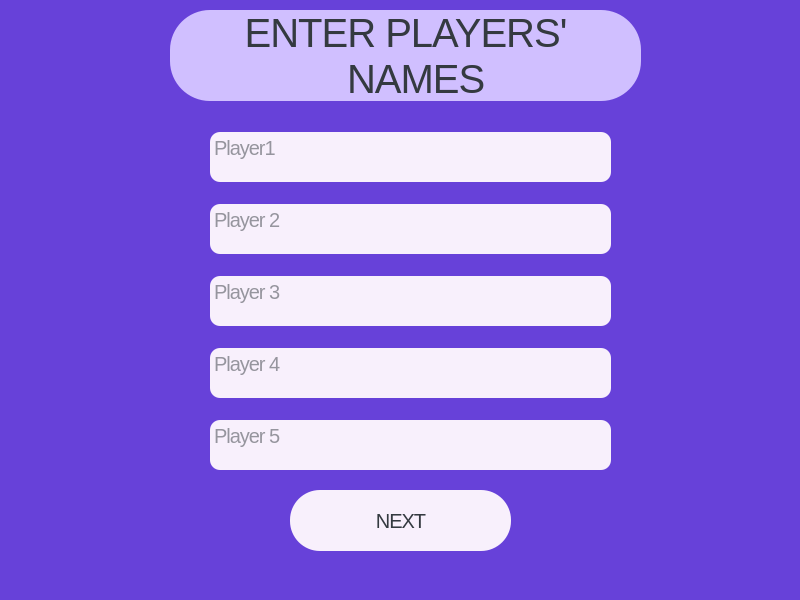
<?xml version="1.0" encoding="UTF-8"?>
<ui version="4.0">
 <class>PlayersNamesWindow</class>
 <widget class="QMainWindow" name="PlayersNamesWindow">
  <property name="geometry">
   <rect>
    <x>0</x>
    <y>0</y>
    <width>800</width>
    <height>600</height>
   </rect>
  </property>
  <property name="windowTitle">
   <string>MainWindow</string>
  </property>
  <property name="styleSheet">
   <string notr="true">background-color: #6741d9;</string>
  </property>
  <widget class="QWidget" name="centralwidget">
   <widget class="QLabel" name="labelTitle">
    <property name="geometry">
     <rect>
      <x>170</x>
      <y>10</y>
      <width>471</width>
      <height>91</height>
     </rect>
    </property>
    <property name="styleSheet">
     <string notr="true">background-color: #d0bfff;
color: #343a40;
font: 40px;
letter-spacing: -1px;
border-radius: 40px;
</string>
    </property>
    <property name="text">
     <string>ENTER PLAYERS' 
  NAMES</string>
    </property>
    <property name="alignment">
     <set>Qt::AlignCenter</set>
    </property>
   </widget>
   <widget class="QWidget" name="verticalLayoutWidget">
    <property name="geometry">
     <rect>
      <x>210</x>
      <y>110</y>
      <width>401</width>
      <height>387</height>
     </rect>
    </property>
    <layout class="QVBoxLayout" name="verticalLayout">
     <property name="spacing">
      <number>0</number>
     </property>
     <item>
      <widget class="QTextEdit" name="player1">
       <property name="maximumSize">
        <size>
         <width>16777215</width>
         <height>50</height>
        </size>
       </property>
       <property name="styleSheet">
        <string notr="true">background-color: #f8f0fc;
color: #343a40;
font: 20px;
line-height: 1;
letter-spacing: -1px;
border-radius: 10px;
</string>
       </property>
       <property name="markdown">
        <string/>
       </property>
       <property name="html">
        <string>&lt;!DOCTYPE HTML PUBLIC &quot;-//W3C//DTD HTML 4.0//EN&quot; &quot;http://www.w3.org/TR/REC-html40/strict.dtd&quot;&gt;
&lt;html&gt;&lt;head&gt;&lt;meta name=&quot;qrichtext&quot; content=&quot;1&quot; /&gt;&lt;meta charset=&quot;utf-8&quot; /&gt;&lt;style type=&quot;text/css&quot;&gt;
p, li { white-space: pre-wrap; }
hr { height: 1px; border-width: 0; }
li.unchecked::marker { content: &quot;\2610&quot;; }
li.checked::marker { content: &quot;\2612&quot;; }
&lt;/style&gt;&lt;/head&gt;&lt;body style=&quot; font-family:'.AppleSystemUIFont'; font-size:20px; font-weight:400; font-style:normal; letter-spacing:-1px;&quot;&gt;
&lt;p style=&quot;-qt-paragraph-type:empty; margin-top:0px; margin-bottom:0px; margin-left:0px; margin-right:0px; -qt-block-indent:0; text-indent:0px;&quot;&gt;&lt;br /&gt;&lt;/p&gt;&lt;/body&gt;&lt;/html&gt;</string>
       </property>
       <property name="placeholderText">
        <string>Player1</string>
       </property>
      </widget>
     </item>
     <item>
      <widget class="QTextEdit" name="player2">
       <property name="maximumSize">
        <size>
         <width>16777215</width>
         <height>50</height>
        </size>
       </property>
       <property name="styleSheet">
        <string notr="true">background-color: #f8f0fc;
color: #343a40;
font: 20px;
line-height: 1;
letter-spacing: -1px;
border-radius: 10px;
</string>
       </property>
       <property name="readOnly">
        <bool>false</bool>
       </property>
       <property name="markdown">
        <string/>
       </property>
       <property name="html">
        <string>&lt;!DOCTYPE HTML PUBLIC &quot;-//W3C//DTD HTML 4.0//EN&quot; &quot;http://www.w3.org/TR/REC-html40/strict.dtd&quot;&gt;
&lt;html&gt;&lt;head&gt;&lt;meta name=&quot;qrichtext&quot; content=&quot;1&quot; /&gt;&lt;meta charset=&quot;utf-8&quot; /&gt;&lt;style type=&quot;text/css&quot;&gt;
p, li { white-space: pre-wrap; }
hr { height: 1px; border-width: 0; }
li.unchecked::marker { content: &quot;\2610&quot;; }
li.checked::marker { content: &quot;\2612&quot;; }
&lt;/style&gt;&lt;/head&gt;&lt;body style=&quot; font-family:'.AppleSystemUIFont'; font-size:20px; font-weight:400; font-style:normal; letter-spacing:-1px;&quot;&gt;
&lt;p style=&quot;-qt-paragraph-type:empty; margin-top:0px; margin-bottom:0px; margin-left:0px; margin-right:0px; -qt-block-indent:0; text-indent:0px;&quot;&gt;&lt;br /&gt;&lt;/p&gt;&lt;/body&gt;&lt;/html&gt;</string>
       </property>
       <property name="placeholderText">
        <string>Player 2  </string>
       </property>
      </widget>
     </item>
     <item>
      <widget class="QTextEdit" name="player3">
       <property name="maximumSize">
        <size>
         <width>16777215</width>
         <height>50</height>
        </size>
       </property>
       <property name="styleSheet">
        <string notr="true">background-color: #f8f0fc;
color: #343a40;
font: 20px;
line-height: 1;
letter-spacing: -1px;
border-radius: 10px;
</string>
       </property>
       <property name="markdown">
        <string/>
       </property>
       <property name="html">
        <string>&lt;!DOCTYPE HTML PUBLIC &quot;-//W3C//DTD HTML 4.0//EN&quot; &quot;http://www.w3.org/TR/REC-html40/strict.dtd&quot;&gt;
&lt;html&gt;&lt;head&gt;&lt;meta name=&quot;qrichtext&quot; content=&quot;1&quot; /&gt;&lt;meta charset=&quot;utf-8&quot; /&gt;&lt;style type=&quot;text/css&quot;&gt;
p, li { white-space: pre-wrap; }
hr { height: 1px; border-width: 0; }
li.unchecked::marker { content: &quot;\2610&quot;; }
li.checked::marker { content: &quot;\2612&quot;; }
&lt;/style&gt;&lt;/head&gt;&lt;body style=&quot; font-family:'.AppleSystemUIFont'; font-size:20px; font-weight:400; font-style:normal; letter-spacing:-1px;&quot;&gt;
&lt;p style=&quot;-qt-paragraph-type:empty; margin-top:0px; margin-bottom:0px; margin-left:0px; margin-right:0px; -qt-block-indent:0; text-indent:0px;&quot;&gt;&lt;br /&gt;&lt;/p&gt;&lt;/body&gt;&lt;/html&gt;</string>
       </property>
       <property name="placeholderText">
        <string>Player 3  </string>
       </property>
      </widget>
     </item>
     <item>
      <widget class="QTextEdit" name="player4">
       <property name="maximumSize">
        <size>
         <width>16777215</width>
         <height>50</height>
        </size>
       </property>
       <property name="styleSheet">
        <string notr="true">background-color: #f8f0fc;
color: #343a40;
font: 20px;
line-height: 1;
letter-spacing: -1px;
border-radius: 10px;
</string>
       </property>
       <property name="markdown">
        <string/>
       </property>
       <property name="html">
        <string>&lt;!DOCTYPE HTML PUBLIC &quot;-//W3C//DTD HTML 4.0//EN&quot; &quot;http://www.w3.org/TR/REC-html40/strict.dtd&quot;&gt;
&lt;html&gt;&lt;head&gt;&lt;meta name=&quot;qrichtext&quot; content=&quot;1&quot; /&gt;&lt;meta charset=&quot;utf-8&quot; /&gt;&lt;style type=&quot;text/css&quot;&gt;
p, li { white-space: pre-wrap; }
hr { height: 1px; border-width: 0; }
li.unchecked::marker { content: &quot;\2610&quot;; }
li.checked::marker { content: &quot;\2612&quot;; }
&lt;/style&gt;&lt;/head&gt;&lt;body style=&quot; font-family:'.AppleSystemUIFont'; font-size:20px; font-weight:400; font-style:normal; letter-spacing:-1px;&quot;&gt;
&lt;p style=&quot;-qt-paragraph-type:empty; margin-top:0px; margin-bottom:0px; margin-left:0px; margin-right:0px; -qt-block-indent:0; text-indent:0px;&quot;&gt;&lt;br /&gt;&lt;/p&gt;&lt;/body&gt;&lt;/html&gt;</string>
       </property>
       <property name="placeholderText">
        <string>Player 4  </string>
       </property>
      </widget>
     </item>
     <item>
      <widget class="QTextEdit" name="player5">
       <property name="maximumSize">
        <size>
         <width>16777215</width>
         <height>50</height>
        </size>
       </property>
       <property name="styleSheet">
        <string notr="true">background-color: #f8f0fc;
color: #343a40;
font: 20px;
line-height: 1;
letter-spacing: -1px;
border-radius: 10px;
</string>
       </property>
       <property name="readOnly">
        <bool>false</bool>
       </property>
       <property name="markdown">
        <string/>
       </property>
       <property name="html">
        <string>&lt;!DOCTYPE HTML PUBLIC &quot;-//W3C//DTD HTML 4.0//EN&quot; &quot;http://www.w3.org/TR/REC-html40/strict.dtd&quot;&gt;
&lt;html&gt;&lt;head&gt;&lt;meta name=&quot;qrichtext&quot; content=&quot;1&quot; /&gt;&lt;meta charset=&quot;utf-8&quot; /&gt;&lt;style type=&quot;text/css&quot;&gt;
p, li { white-space: pre-wrap; }
hr { height: 1px; border-width: 0; }
li.unchecked::marker { content: &quot;\2610&quot;; }
li.checked::marker { content: &quot;\2612&quot;; }
&lt;/style&gt;&lt;/head&gt;&lt;body style=&quot; font-family:'.AppleSystemUIFont'; font-size:20px; font-weight:400; font-style:normal; letter-spacing:-1px;&quot;&gt;
&lt;p style=&quot;-qt-paragraph-type:empty; margin-top:0px; margin-bottom:0px; margin-left:0px; margin-right:0px; -qt-block-indent:0; text-indent:0px;&quot;&gt;&lt;br /&gt;&lt;/p&gt;&lt;/body&gt;&lt;/html&gt;</string>
       </property>
       <property name="placeholderText">
        <string>Player 5  </string>
       </property>
      </widget>
     </item>
    </layout>
   </widget>
   <widget class="QPushButton" name="btnNext">
    <property name="geometry">
     <rect>
      <x>290</x>
      <y>490</y>
      <width>221</width>
      <height>61</height>
     </rect>
    </property>
    <property name="styleSheet">
     <string notr="true">background-color: #f8f0fc;
color: #343a40;
font: 20px;
line-height: 1;
letter-spacing: -1px;
border-radius: 30px;
</string>
    </property>
    <property name="text">
     <string>NEXT</string>
    </property>
   </widget>
  </widget>
  <widget class="QMenuBar" name="menubar">
   <property name="geometry">
    <rect>
     <x>0</x>
     <y>0</y>
     <width>800</width>
     <height>24</height>
    </rect>
   </property>
  </widget>
  <widget class="QStatusBar" name="statusbar"/>
 </widget>
 <resources/>
 <connections/>
</ui>
